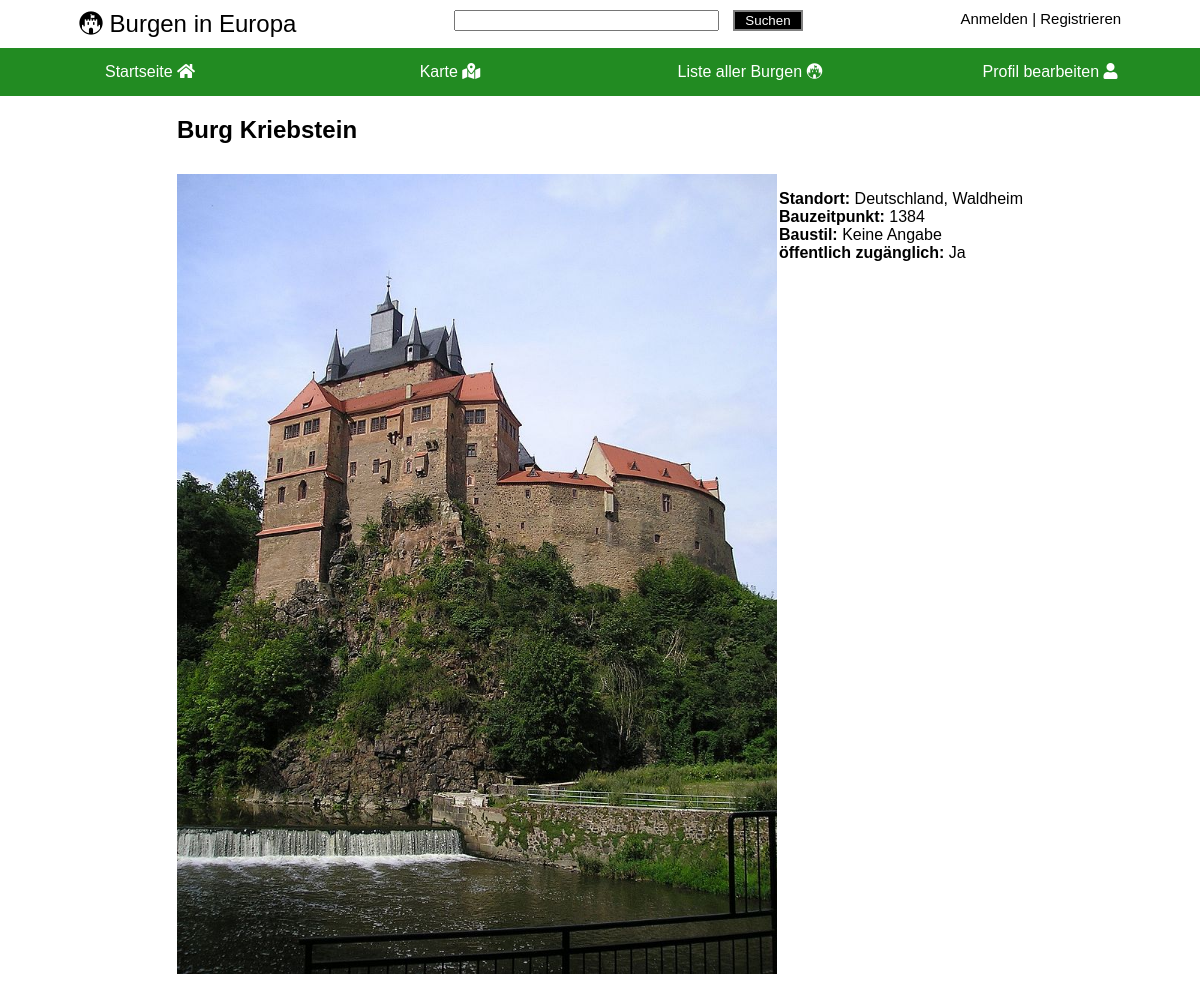
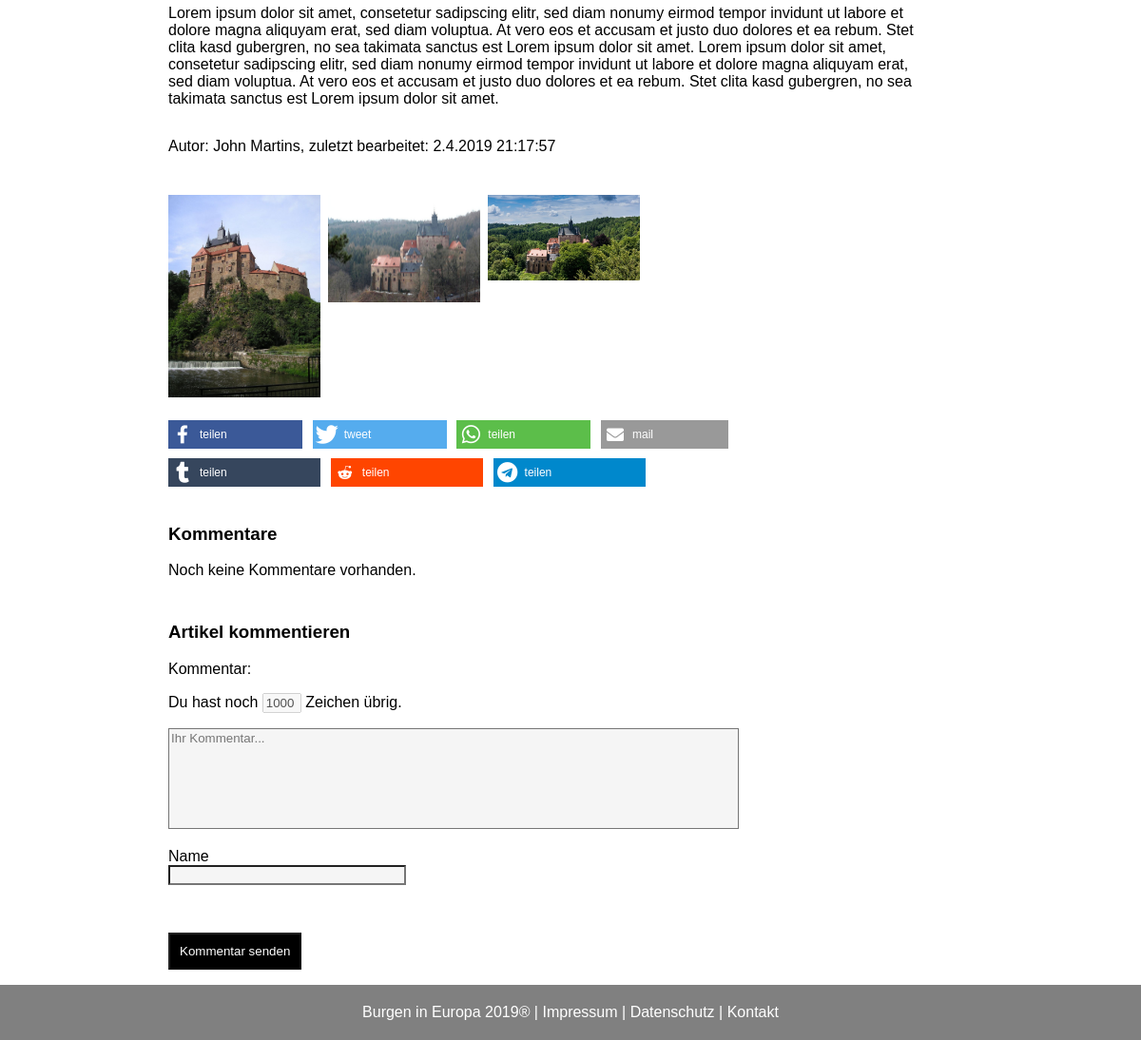
Screenshot of /Webseiten/details.php?id=6 with the database file from the repository (2 pictures, top to bottom).
### tables this page shows
CREATE TABLE castles (
	id INTEGER PRIMARY KEY AUTOINCREMENT,
	name VARCHAR(50) NOT NULL,
	change_date DATE NOT NULL,
	year INTEGER,
    style VARCHAR(30),
    public VARCHAR(5),   
    link VARCHAR(50),
	description TEXT NOT NULL,
    century VARCHAR(30),
    longitude REAL NOT NULL,
    latitude REAL NOT NULL,
    creation_date VARCHAR(50) NOT NULL,
    firstletter CHAR(1) NOT NULL,
    country VARCHAR(50),
	city VARCHAR(50),
    author_id VARCHAR(255) NOT NULL,
    FOREIGN KEY(author_id) REFERENCES users(id)
    );

CREATE TABLE pictures (
    id INTEGER PRIMARY KEY AUTOINCREMENT,
	path VARCHAR(50),
	castle_id INTEGER NOT NULL,
 	FOREIGN KEY(castle_id) REFERENCES castles(id)
    );

### Webseiten/dao.php (called while the page is built, shortened)
<?php
include("database_dao.php");
$dao = new databaseDAO;
?>

### Webseiten/detailsdata.php (called while the page is built)
<?php
    require_once("dao.php");
    $castleId = (isset($_GET["id"]) && is_string($_GET["id"])) ? $_GET["id"] : "7";
    $data = $dao->getCastle($castleId);
?>

### Webseiten/database_dao.php (called while the page is built, shortened)
<?php
class databaseDAO implements DAO {
    private $db = null;
    private $statementUserById = null;
    private $statementCastle = null;
    private $statementPictures = null;
    private $statementComments = null;
    private function statementSetup() {
        $this->statementUserById = $this->db->prepare("SELECT * FROM users WHERE id = :id;");
        $this->statementCastle = $this->db->prepare("SELECT * FROM castles WHERE id = :id;");
        $this->statementPictures = $this->db->prepare("SELECT * FROM pictures WHERE castle_id = :castle_id;");
        $this->statementComments = $this->db->prepare("SELECT * FROM comments WHERE castle_id = :castle_id;");
    }
    private function startConnection() {
        $user = "root";
        $pw = null;
        $dsn= "sqlite:../Datenbank/datenbank.db";
        $this->db = new PDO($dsn, $user, $pw);
        $this->db->setAttribute(PDO::ATTR_ERRMODE, PDO::ERRMODE_EXCEPTION);
        $this->statementSetup();
    }
    function getCastle($id) {
        $this->startConnection();
        try {
            $this->statementCastle->bindValue(":id", $id);
            $this->statementCastle->execute();
            if($castle = $this->statementCastle->fetch(PDO::FETCH_ASSOC)) {
                $this->statementComments->bindValue(":castle_id", $id);
                $this->statementComments->execute();
                $this->statementPictures->bindValue(":castle_id", $id);
                $this->statementPictures->execute();
                $castle["pictures"] = $this->statementPictures->fetchAll(PDO::FETCH_ASSOC);;
                $castle["comments"] = $this->statementComments->fetchAll(PDO::FETCH_ASSOC);
                $this->statementUserById->bindValue(":id", $castle["author_id"]);
                $this->statementUserById->execute();
                $author = $this->statementUserById->fetch(PDO::FETCH_ASSOC);
                $castle["author"] = $author["username"];
                return $castle;
            } else {
                return "not found";
            }
        } catch(PDOException $e) {
            header("Location: ./error.php?fehler=E003");
        } finally {
            $this->db = null;
        }
    }
}
?>

### Webseiten/details.php (the view, shortened to what this page needs)
<!doctype html>
<html lang="de">
<?php include("detailsdata.php"); ?>
<head>
    <link rel="stylesheet" type="text/css" href="./css/detailseite.css">
    <link rel="stylesheet" type="text/css" href="./css/footer.css">
    <link rel="stylesheet" href="./css/style.css">
    <link rel="stylesheet" type="text/css" href="./css/header.css">
    <link rel="stylesheet" type="text/css" href="./css/nav.css">
    <link rel="stylesheet" href="https://use.fontawesome.com/releases/v5.8.1/css/all.css">
    <link rel="stylesheet" type="text/css" href="./css/beitrag.css">
    <link rel="stylesheet" type="text/css" href="./shariff-3.2.1/shariff.min.css">
</head>
<body>
    <?php include("header.php"); ?>
    <?php include("nav.php"); ?>
    <div class="grid-container">
        <div class="castlename">
            <h2><?= $data["name"]; ?></h2>
        </div>
        <div class="image">
            <?php foreach($data["pictures"] as $picture): ?>
            <img class="slide" src="<?= $picture["path"]?>" alt="Bild von <?= $data["name"] ?>" style="display:none">
            <?php endforeach; ?>
        </div>
        <div class="details">
            <p>
                <b>Standort:</b>
                <?= $data['country']; ?>, <?= $data['city']; ?>
                <br>
                <b>Bauzeitpunkt:</b>
                <?= $data["year"]; ?>
                <br>
                <b>Baustil:</b>
                <?= $data["style"]; ?>
                <br>
                <b>öffentlich zugänglich:</b>
                <?= $data["public"]; ?>
                <br>
            </p>
        </div>
        <div class="description">
            <article>
                <p><?= $data["description"]; ?></p>
            </article>
            <ul>
                <li>
                    <p>Autor: <a class="nodec black" href="./profile.php?type=info&id=<?=$data["author_id"]; ?>"><?= $data["author"]; ?></a>, zuletzt bearbeitet: <?= $data["change_date"]; ?></p>
                </li>
        </div>
        <div id="gallery" class="gallery">
            <?php foreach($data["pictures"] as $picture): ?>
            <div class="gallery-box">
                <img onclick="openModal();currentSlide(1)" id="my_image" src="<?= $picture["path"]?>" alt="Bild von <?= $data["name"] ?>">
            </div>
            <?php endforeach; ?>
        </div>
        <div class="shariff socialmedia" data-services='["facebook";"twitter";"pintrest";"whatsapp";"mail";"tumblr";"reddit";"telegram";]'></div>
        <div class="entryComments" id="comments">
            <h3>Kommentare</h3>
            <?php if(empty($data["comments"])): ?>
            <p>Noch keine Kommentare vorhanden.</p>
            <?php
            endif;
            ?>
        </div>
        <div class="commentRespond">
            <h3>Artikel kommentieren</h3>
            <form id="newComment" class="commentForm" method="post" action="save_comment.php">
                <div class="commentFormComment">
                    <label for="comment">Kommentar:</label>
                    <br>
                    <p>Du hast noch <input disabled maxlength="5" size="2" value="1000" id="counter"> Zeichen übrig.</p>
                    <textarea name="comment" onkeyup="textCounter(this,'counter',1000);" maxlength="1000" id="message" placeholder="Ihr Kommentar..."></textarea>
                    <br>
                </div>
                <p class="commentFormAuthor">
                    <label for="author">Name</label>
                    <br>
                    <input type="text" name="author" id="author" required="required" maxlength="30" autocomplete="off">
                </p>
                <script src="https://www.google.com/recaptcha/api.js"></script><br>
                <p class="formSubmit">
                    <input id="submit" type="submit" value="Kommentar senden" disabled="disabled">
                </p>
            </form>
        </div>
    </div>
    <br>
    <?php
        include("footer.php")
    ?>
</body>
</html>

### Webseiten/css/detailseite.css (style rules this page uses)
.grid-container { font-family: Arial, Helvetica, sans-serif; display: grid; grid-template-columns: auto auto; grid-gap: 10px; margin: auto 30px; }
.castlename { grid-column: 1; grid-row: 1; }
.image { min-height: 100px; grid-column: 1; grid-row: 2; }
.details { grid-column: 1; grid-row: 3; }
.description { grid-column: 1; grid-row: 4; max-width: 800px; }
.gallery { max-width: 840px; grid-column: 1; grid-row: 5; height: auto; width: auto; display: flex; flex-wrap: wrap; }
.gallery-box { flex-basis: 50%; }
.gallery img { width: 95%; min-width: 75%; height: auto; }
.socialmedia { grid-column: 1; grid-row: 6; }
.entryComments { grid-column: 1; grid-row: 7; }
.commentRespond { grid-row: 8; grid-column: 1; }
.commentFormComment textarea { background-color: #f5f5f5; }
.commentFormAuthor input { background-color: #f5f5f5; width: 250px; }
.formSubmit input[type="submit"] { background-color: black; color: white; padding: 10px 10px; }
@media only screen and (min-width: 1024px) { .grid-container { grid-template-columns: 600px auto; margin: auto auto; grid-column-gap: 2px; } }
@media only screen and (min-width: 1024px) { .image img { max-height: auto; max-width: 600px; } }
@media only screen and (min-width: 1024px) { .details { grid-column: 2; grid-row: 2; } }
@media only screen and (min-width: 1024px) { .description { grid-column: 1 / span 2; grid-row: 3; max-width: 800px; } }
@media only screen and (min-width: 1024px) { .description ul { padding-left: 0px; } }
@media only screen and (min-width: 1024px) { .description li { display: inline-block; } }
@media only screen and (min-width: 1024px) { .gallery { grid-column: 1 /span 2; grid-row: 4; } }
@media only screen and (min-width: 1024px) { .gallery-box { flex-basis: 20%; } }

### Webseiten/css/style.css (style rules this page uses)
* { font-family: Arial, Helvetica, sans-serif; }
.nodec { text-decoration: none; }
.black { color: black; }
body { margin: 0px; }

### Webseiten/css/nav.css (style rules this page uses)
* { box-sizing: border-box; }

### Webseiten/css/beitrag.css (style rules this page uses)
textarea { resize: none; width: 100%; height: 8em; }
body { display: flex; flex-wrap: wrap; }

### rows the page displays
castles: name "Burg Kriebstein", country "Deutschland", city "Waldheim", year "1384", style "Keine Angabe", public "Ja", author+description "Lorem ipsum dolor sit amet, consetetur sadipscing elitr, sed diam nonumy eirmod tempor invidunt ut labore et dolore magna aliquyam erat, sed diam voluptua. At vero eos et accusam et justo duo dolores et ea rebum. Stet clita kasd gubergren, no sea takimata sanctus est Lorem ipsum dolor sit amet. Lorem ipsum dolor sit amet, consetetur sadipscing elitr, sed diam nonumy eirmod tempor invidunt ut labore et dolore magna aliquyam erat, sed diam voluptua. At vero eos et accusam et justo duo dolores et ea rebum. Stet clita kasd gubergren, no sea takimata sanctus est Lorem ipsum dolor sit amet.", author "John Martins", change_date "2.4.2019 21:17:57"
pictures: path (picture)
pictures: path (picture)
pictures: path (picture)
